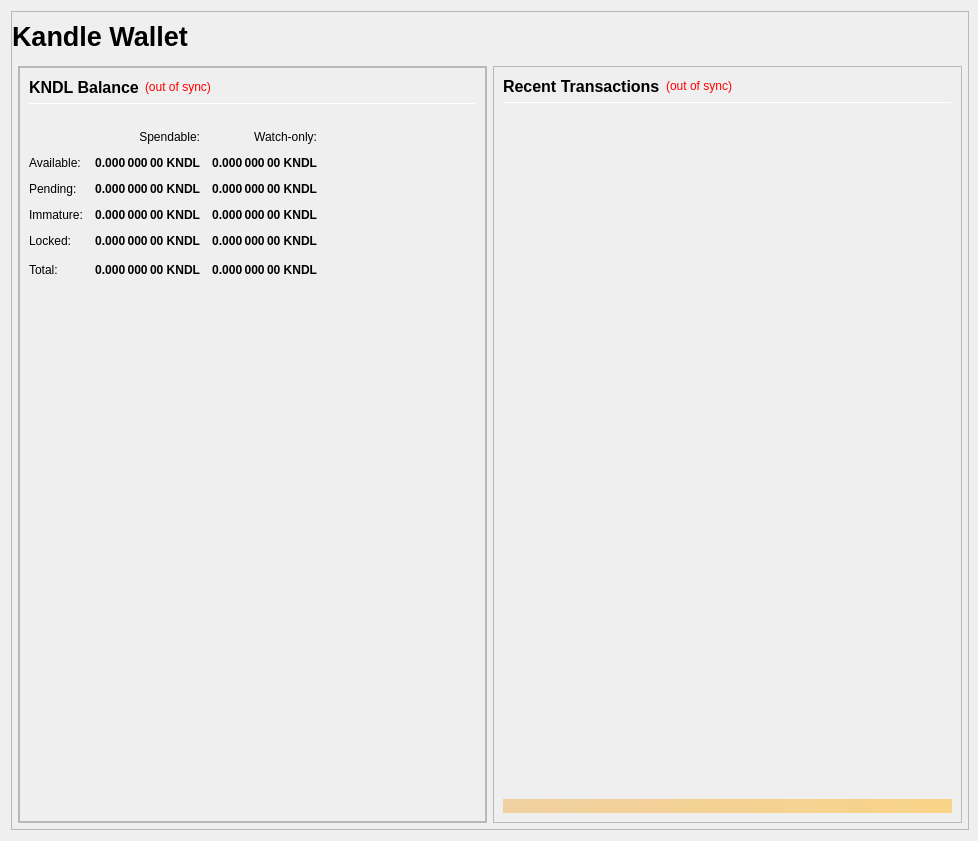
<?xml version="1.0" encoding="UTF-8"?>
<ui version="4.0">
 <class>OverviewPage</class>
 <widget class="QWidget" name="OverviewPage">
  <property name="geometry">
   <rect>
    <x>0</x>
    <y>0</y>
    <width>978</width>
    <height>841</height>
   </rect>
  </property>
  <property name="minimumSize">
   <size>
    <width>960</width>
    <height>682</height>
   </size>
  </property>
  <property name="windowTitle">
   <string>Form</string>
  </property>
  <layout class="QVBoxLayout" name="topLayout" stretch="1">
   <property name="rightMargin">
    <number>9</number>
   </property>
   <item>
    <widget class="QFrame" name="frame_BG">
     <property name="minimumSize">
      <size>
       <width>850</width>
       <height>610</height>
      </size>
     </property>
     <property name="maximumSize">
      <size>
       <width>16777215</width>
       <height>16777215</height>
      </size>
     </property>
     <property name="frameShape">
      <enum>QFrame::StyledPanel</enum>
     </property>
     <property name="frameShadow">
      <enum>QFrame::Raised</enum>
     </property>
     <layout class="QVBoxLayout" name="verticalLayout_3" stretch="0,1">
      <property name="leftMargin">
       <number>0</number>
      </property>
      <property name="topMargin">
       <number>0</number>
      </property>
      <property name="rightMargin">
       <number>0</number>
      </property>
      <property name="bottomMargin">
       <number>6</number>
      </property>
      <item>
       <widget class="QFrame" name="frame_Header">
        <layout class="QVBoxLayout" name="verticalLayout_Header" stretch="0">
         <property name="leftMargin">
          <number>0</number>
         </property>
         <property name="topMargin">
          <number>0</number>
         </property>
         <property name="rightMargin">
          <number>0</number>
         </property>
         <property name="bottomMargin">
          <number>0</number>
         </property>
         <item>
          <layout class="QHBoxLayout" name="horizontalLayout_Header" stretch="0">
           <property name="spacing">
            <number>6</number>
           </property>
           <item>
            <widget class="QLabel" name="labelOverviewHeaderLeft">
             <property name="minimumSize">
              <size>
               <width>852</width>
               <height>48</height>
              </size>
             </property>
             <property name="maximumSize">
              <size>
               <width>16777215</width>
               <height>48</height>
              </size>
             </property>
             <property name="font">
              <font>
               <pointsize>20</pointsize>
               <weight>75</weight>
               <bold>true</bold>
              </font>
             </property>
             <property name="text">
              <string>Kandle Wallet</string>
             </property>
             <property name="alignment">
              <set>Qt::AlignLeading|Qt::AlignLeft|Qt::AlignVCenter</set>
             </property>
             <property name="margin">
              <number>5</number>
             </property>
            </widget>
           </item>
          </layout>
         </item>
        </layout>
       </widget>
      </item>
      <item>
       <layout class="QVBoxLayout" name="verticalLayout_Master" stretch="1">
        <property name="leftMargin">
         <number>0</number>
        </property>
        <property name="topMargin">
         <number>0</number>
        </property>
        <property name="rightMargin">
         <number>0</number>
        </property>
        <property name="bottomMargin">
         <number>0</number>
        </property>
        <item>
         <widget class="QFrame" name="frame_Content">
          <layout class="QVBoxLayout" name="verticalLayout_Content">
           <property name="leftMargin">
            <number>6</number>
           </property>
           <property name="topMargin">
            <number>0</number>
           </property>
           <property name="rightMargin">
            <number>6</number>
           </property>
           <property name="bottomMargin">
            <number>0</number>
           </property>
           <item>
            <layout class="QHBoxLayout" name="horizontalLayout_Content" stretch="1,1">
             <property name="spacing">
              <number>6</number>
             </property>
             <item>
              <layout class="QVBoxLayout" name="verticalLayout_left" stretch="1">
               <item>
                <widget class="QFrame" name="frameObfuscation">
                 <property name="minimumSize">
                  <size>
                   <width>0</width>
                   <height>0</height>
                  </size>
                 </property>
                 <property name="frameShape">
                  <enum>QFrame::StyledPanel</enum>
                 </property>
                 <property name="frameShadow">
                  <enum>QFrame::Raised</enum>
                 </property>
                 <layout class="QVBoxLayout" name="verticalLayout" stretch="0">
                  <property name="leftMargin">
                   <number>0</number>
                  </property>
                  <property name="topMargin">
                   <number>0</number>
                  </property>
                  <property name="rightMargin">
                   <number>0</number>
                  </property>
                  <property name="bottomMargin">
                   <number>0</number>
                  </property>
                  <item>
                   <widget class="QFrame" name="frame_Balances">
                    <property name="frameShape">
                     <enum>QFrame::StyledPanel</enum>
                    </property>
                    <property name="frameShadow">
                     <enum>QFrame::Raised</enum>
                    </property>
                    <layout class="QVBoxLayout" name="verticalLayout_4">
                     <item>
                      <layout class="QHBoxLayout" name="horizontalLayout_4">
                       <item>
                        <widget class="QLabel" name="label_5">
                         <property name="minimumSize">
                          <size>
                           <width>0</width>
                           <height>20</height>
                          </size>
                         </property>
                         <property name="font">
                          <font>
                           <pointsize>12</pointsize>
                           <weight>75</weight>
                           <bold>true</bold>
                          </font>
                         </property>
                         <property name="text">
                          <string>KNDL Balance</string>
                         </property>
                        </widget>
                       </item>
                       <item>
                        <widget class="QLabel" name="labelWalletStatus">
                         <property name="cursor">
                          <cursorShape>WhatsThisCursor</cursorShape>
                         </property>
                         <property name="toolTip">
                          <string>The displayed information may be out of date. Your wallet automatically synchronizes with the Kandle network after a connection is established, but this process has not completed yet.</string>
                         </property>
                         <property name="styleSheet">
                          <string notr="true">QLabel { color: red; }</string>
                         </property>
                         <property name="text">
                          <string notr="true">(out of sync)</string>
                         </property>
                         <property name="alignment">
                          <set>Qt::AlignLeading|Qt::AlignLeft|Qt::AlignVCenter</set>
                         </property>
                        </widget>
                       </item>
                       <item>
                        <spacer name="horizontalSpacer_3">
                         <property name="orientation">
                          <enum>Qt::Horizontal</enum>
                         </property>
                         <property name="sizeHint" stdset="0">
                          <size>
                           <width>40</width>
                           <height>20</height>
                          </size>
                         </property>
                        </spacer>
                       </item>
                      </layout>
                     </item>
                     <item>
                      <widget class="Line" name="line_Balance">
                       <property name="minimumSize">
                        <size>
                         <width>0</width>
                         <height>1</height>
                        </size>
                       </property>
                       <property name="maximumSize">
                        <size>
                         <width>16777215</width>
                         <height>1</height>
                        </size>
                       </property>
                       <property name="orientation">
                        <enum>Qt::Horizontal</enum>
                       </property>
                      </widget>
                     </item>
                     <item>
                      <spacer name="verticalSpacer">
                       <property name="orientation">
                        <enum>Qt::Vertical</enum>
                       </property>
                       <property name="sizeType">
                        <enum>QSizePolicy::Fixed</enum>
                       </property>
                       <property name="sizeHint" stdset="0">
                        <size>
                         <width>20</width>
                         <height>20</height>
                        </size>
                       </property>
                      </spacer>
                     </item>
                     <item>
                      <layout class="QGridLayout" name="gridLayout">
                       <property name="spacing">
                        <number>12</number>
                       </property>
                       <item row="0" column="1">
                        <widget class="QLabel" name="labelSpendable">
                         <property name="text">
                          <string>Spendable:</string>
                         </property>
                         <property name="alignment">
                          <set>Qt::AlignRight|Qt::AlignTrailing|Qt::AlignVCenter</set>
                         </property>
                        </widget>
                       </item>
                       <item row="0" column="2">
                        <widget class="QLabel" name="labelWatchonly">
                         <property name="text">
                          <string>Watch-only:</string>
                         </property>
                         <property name="alignment">
                          <set>Qt::AlignRight|Qt::AlignTrailing|Qt::AlignVCenter</set>
                         </property>
                        </widget>
                       </item>
                       <item row="1" column="0">
                        <widget class="QLabel" name="labelBalanceText">
                         <property name="text">
                          <string>Available:</string>
                         </property>
                        </widget>
                       </item>
                       <item row="1" column="1">
                        <widget class="QLabel" name="labelBalance">
                         <property name="font">
                          <font>
                           <weight>75</weight>
                           <bold>true</bold>
                          </font>
                         </property>
                         <property name="cursor">
                          <cursorShape>IBeamCursor</cursorShape>
                         </property>
                         <property name="toolTip">
                          <string>Your current spendable balance</string>
                         </property>
                         <property name="text">
                          <string notr="true">0.000 000 00 KNDL</string>
                         </property>
                         <property name="alignment">
                          <set>Qt::AlignRight|Qt::AlignTrailing|Qt::AlignVCenter</set>
                         </property>
                         <property name="textInteractionFlags">
                          <set>Qt::LinksAccessibleByMouse|Qt::TextSelectableByKeyboard|Qt::TextSelectableByMouse</set>
                         </property>
                        </widget>
                       </item>
                       <item row="1" column="2">
                        <widget class="QLabel" name="labelWatchAvailable">
                         <property name="font">
                          <font>
                           <weight>75</weight>
                           <bold>true</bold>
                          </font>
                         </property>
                         <property name="cursor">
                          <cursorShape>IBeamCursor</cursorShape>
                         </property>
                         <property name="toolTip">
                          <string>Your current balance in watch-only addresses</string>
                         </property>
                         <property name="text">
                          <string notr="true">0.000 000 00 KNDL</string>
                         </property>
                         <property name="alignment">
                          <set>Qt::AlignRight|Qt::AlignTrailing|Qt::AlignVCenter</set>
                         </property>
                         <property name="textInteractionFlags">
                          <set>Qt::LinksAccessibleByMouse|Qt::TextSelectableByKeyboard|Qt::TextSelectableByMouse</set>
                         </property>
                        </widget>
                       </item>
                       <item row="2" column="0">
                        <widget class="QLabel" name="labelPendingText">
                         <property name="text">
                          <string>Pending:</string>
                         </property>
                        </widget>
                       </item>
                       <item row="2" column="1">
                        <widget class="QLabel" name="labelUnconfirmed">
                         <property name="font">
                          <font>
                           <weight>75</weight>
                           <bold>true</bold>
                          </font>
                         </property>
                         <property name="cursor">
                          <cursorShape>IBeamCursor</cursorShape>
                         </property>
                         <property name="toolTip">
                          <string>Total of transactions that have yet to be confirmed, and do not yet count toward the spendable balance</string>
                         </property>
                         <property name="text">
                          <string notr="true">0.000 000 00 KNDL</string>
                         </property>
                         <property name="alignment">
                          <set>Qt::AlignRight|Qt::AlignTrailing|Qt::AlignVCenter</set>
                         </property>
                         <property name="textInteractionFlags">
                          <set>Qt::LinksAccessibleByMouse|Qt::TextSelectableByKeyboard|Qt::TextSelectableByMouse</set>
                         </property>
                        </widget>
                       </item>
                       <item row="2" column="2">
                        <widget class="QLabel" name="labelWatchPending">
                         <property name="font">
                          <font>
                           <weight>75</weight>
                           <bold>true</bold>
                          </font>
                         </property>
                         <property name="cursor">
                          <cursorShape>IBeamCursor</cursorShape>
                         </property>
                         <property name="toolTip">
                          <string>Unconfirmed transactions to watch-only addresses</string>
                         </property>
                         <property name="text">
                          <string notr="true">0.000 000 00 KNDL</string>
                         </property>
                         <property name="alignment">
                          <set>Qt::AlignRight|Qt::AlignTrailing|Qt::AlignVCenter</set>
                         </property>
                         <property name="textInteractionFlags">
                          <set>Qt::LinksAccessibleByMouse|Qt::TextSelectableByKeyboard|Qt::TextSelectableByMouse</set>
                         </property>
                        </widget>
                       </item>
                       <item row="3" column="0">
                        <widget class="QLabel" name="labelImmatureText">
                         <property name="text">
                          <string>Immature:</string>
                         </property>
                        </widget>
                       </item>
                       <item row="3" column="1">
                        <widget class="QLabel" name="labelImmature">
                         <property name="font">
                          <font>
                           <weight>75</weight>
                           <bold>true</bold>
                          </font>
                         </property>
                         <property name="cursor">
                          <cursorShape>IBeamCursor</cursorShape>
                         </property>
                         <property name="toolTip">
                          <string>Staked or masternode rewards that has not yet matured</string>
                         </property>
                         <property name="text">
                          <string notr="true">0.000 000 00 KNDL</string>
                         </property>
                         <property name="alignment">
                          <set>Qt::AlignRight|Qt::AlignTrailing|Qt::AlignVCenter</set>
                         </property>
                         <property name="textInteractionFlags">
                          <set>Qt::LinksAccessibleByMouse|Qt::TextSelectableByKeyboard|Qt::TextSelectableByMouse</set>
                         </property>
                        </widget>
                       </item>
                       <item row="3" column="2">
                        <widget class="QLabel" name="labelWatchImmature">
                         <property name="font">
                          <font>
                           <weight>75</weight>
                           <bold>true</bold>
                          </font>
                         </property>
                         <property name="cursor">
                          <cursorShape>IBeamCursor</cursorShape>
                         </property>
                         <property name="toolTip">
                          <string>Staked or masternode rewards in watch-only addresses that has not yet matured</string>
                         </property>
                         <property name="text">
                          <string notr="true">0.000 000 00 KNDL</string>
                         </property>
                         <property name="alignment">
                          <set>Qt::AlignRight|Qt::AlignTrailing|Qt::AlignVCenter</set>
                         </property>
                         <property name="textInteractionFlags">
                          <set>Qt::LinksAccessibleByMouse|Qt::TextSelectableByKeyboard|Qt::TextSelectableByMouse</set>
                         </property>
                        </widget>
                       </item>
                       <item row="4" column="0">
                        <widget class="QLabel" name="labelLockedBalanceText">
                         <property name="toolTip">
                          <string>Locked KNDL or Masternode collaterals. These are excluded from staking.</string>
                         </property>
                         <property name="text">
                          <string>Locked:</string>
                         </property>
                        </widget>
                       </item>
                       <item row="4" column="1">
                        <widget class="QLabel" name="labelLockedBalance">
                         <property name="font">
                          <font>
                           <weight>75</weight>
                           <bold>true</bold>
                          </font>
                         </property>
                         <property name="cursor">
                          <cursorShape>IBeamCursor</cursorShape>
                         </property>
                         <property name="toolTip">
                          <string>Locked KNDL or Masternode collaterals. These are excluded from staking.</string>
                         </property>
                         <property name="text">
                          <string notr="true">0.000 000 00 KNDL</string>
                         </property>
                         <property name="alignment">
                          <set>Qt::AlignRight|Qt::AlignTrailing|Qt::AlignVCenter</set>
                         </property>
                         <property name="textInteractionFlags">
                          <set>Qt::LinksAccessibleByMouse|Qt::TextSelectableByKeyboard|Qt::TextSelectableByMouse</set>
                         </property>
                        </widget>
                       </item>
                       <item row="4" column="2">
                        <widget class="QLabel" name="labelWatchLocked">
                         <property name="font">
                          <font>
                           <weight>75</weight>
                           <bold>true</bold>
                          </font>
                         </property>
                         <property name="cursor">
                          <cursorShape>IBeamCursor</cursorShape>
                         </property>
                         <property name="toolTip">
                          <string>Current locked balance in watch-only addresses</string>
                         </property>
                         <property name="text">
                          <string notr="true">0.000 000 00 KNDL</string>
                         </property>
                         <property name="alignment">
                          <set>Qt::AlignRight|Qt::AlignTrailing|Qt::AlignVCenter</set>
                         </property>
                         <property name="textInteractionFlags">
                          <set>Qt::LinksAccessibleByMouse|Qt::TextSelectableByKeyboard|Qt::TextSelectableByMouse</set>
                         </property>
                        </widget>
                       </item>
                       <item row="5" column="0">
                        <widget class="QLabel" name="labelTotalText">
                         <property name="toolTip">
                          <string>Your current Kandle balance, unconfirmed and immature transactions included</string>
                         </property>
                         <property name="text">
                          <string>Total:</string>
                         </property>
                        </widget>
                       </item>
                       <item row="5" column="1">
                        <widget class="QLabel" name="labelTotal">
                         <property name="font">
                          <font>
                           <weight>75</weight>
                           <bold>true</bold>
                          </font>
                         </property>
                         <property name="cursor">
                          <cursorShape>IBeamCursor</cursorShape>
                         </property>
                         <property name="toolTip">
                          <string>Your current Kandle balance, unconfirmed and immature transactions included</string>
                         </property>
                         <property name="text">
                          <string notr="true">0.000 000 00 KNDL</string>
                         </property>
                         <property name="alignment">
                          <set>Qt::AlignRight|Qt::AlignTrailing|Qt::AlignVCenter</set>
                         </property>
                         <property name="textInteractionFlags">
                          <set>Qt::LinksAccessibleByMouse|Qt::TextSelectableByKeyboard|Qt::TextSelectableByMouse</set>
                         </property>
                        </widget>
                       </item>
                       <item row="5" column="2">
                        <widget class="QLabel" name="labelWatchTotal">
                         <property name="font">
                          <font>
                           <weight>75</weight>
                           <bold>true</bold>
                          </font>
                         </property>
                         <property name="cursor">
                          <cursorShape>IBeamCursor</cursorShape>
                         </property>
                         <property name="toolTip">
                          <string>Current total balance in watch-only addresses</string>
                         </property>
                         <property name="text">
                          <string notr="true">0.000 000 00 KNDL</string>
                         </property>
                         <property name="alignment">
                          <set>Qt::AlignRight|Qt::AlignTrailing|Qt::AlignVCenter</set>
                         </property>
                         <property name="textInteractionFlags">
                          <set>Qt::LinksAccessibleByMouse|Qt::TextSelectableByKeyboard|Qt::TextSelectableByMouse</set>
                         </property>
                        </widget>
                       </item>
                       <item row="5" column="3">
                        <spacer name="horizontalSpacer_9">
                         <property name="orientation">
                          <enum>Qt::Horizontal</enum>
                         </property>
                         <property name="sizeHint" stdset="0">
                          <size>
                           <width>40</width>
                           <height>20</height>
                          </size>
                         </property>
                        </spacer>
                       </item>
                      </layout>
                     </item>
                     <item>
                      <spacer name="verticalSpacer_3">
                       <property name="orientation">
                        <enum>Qt::Vertical</enum>
                       </property>
                       <property name="sizeHint" stdset="0">
                        <size>
                         <width>20</width>
                         <height>40</height>
                        </size>
                       </property>
                      </spacer>
                     </item>
                    </layout>
                   </widget>
                  </item>
                 </layout>
                </widget>
               </item>
              </layout>
             </item>
             <item>
              <layout class="QVBoxLayout" name="verticalLayout_right" stretch="1">
               <item>
                <widget class="QFrame" name="frame_RecentTransactions">
                 <property name="minimumSize">
                  <size>
                   <width>0</width>
                   <height>0</height>
                  </size>
                 </property>
                 <property name="frameShape">
                  <enum>QFrame::StyledPanel</enum>
                 </property>
                 <property name="frameShadow">
                  <enum>QFrame::Raised</enum>
                 </property>
                 <layout class="QVBoxLayout" name="verticalLayout_1" stretch="0,0,0,0,0">
                  <item>
                   <layout class="QHBoxLayout" name="horizontalLayout_2">
                    <item>
                     <widget class="QLabel" name="label_4">
                      <property name="minimumSize">
                       <size>
                        <width>0</width>
                        <height>20</height>
                       </size>
                      </property>
                      <property name="font">
                       <font>
                        <pointsize>12</pointsize>
                        <weight>75</weight>
                        <bold>true</bold>
                       </font>
                      </property>
                      <property name="text">
                       <string>Recent Transactions</string>
                      </property>
                     </widget>
                    </item>
                    <item>
                     <widget class="QLabel" name="labelTransactionsStatus">
                      <property name="cursor">
                       <cursorShape>WhatsThisCursor</cursorShape>
                      </property>
                      <property name="toolTip">
                       <string>The displayed information may be out of date. Your wallet automatically synchronizes with the Kandle network after a connection is established, but this process has not completed yet.</string>
                      </property>
                      <property name="styleSheet">
                       <string notr="true">QLabel { color: red; }</string>
                      </property>
                      <property name="text">
                       <string notr="true">(out of sync)</string>
                      </property>
                      <property name="alignment">
                       <set>Qt::AlignRight|Qt::AlignTrailing|Qt::AlignVCenter</set>
                      </property>
                     </widget>
                    </item>
                    <item>
                     <spacer name="horizontalSpacer">
                      <property name="orientation">
                       <enum>Qt::Horizontal</enum>
                      </property>
                      <property name="sizeHint" stdset="0">
                       <size>
                        <width>40</width>
                        <height>20</height>
                       </size>
                      </property>
                     </spacer>
                    </item>
                   </layout>
                  </item>
                  <item>
                   <widget class="Line" name="line">
                    <property name="minimumSize">
                     <size>
                      <width>0</width>
                      <height>1</height>
                     </size>
                    </property>
                    <property name="maximumSize">
                     <size>
                      <width>16777215</width>
                      <height>1</height>
                     </size>
                    </property>
                    <property name="orientation">
                     <enum>Qt::Horizontal</enum>
                    </property>
                   </widget>
                  </item>
                  <item>
                   <widget class="QListView" name="listTransactions">
                    <property name="minimumSize">
                     <size>
                      <width>0</width>
                      <height>0</height>
                     </size>
                    </property>
                    <property name="styleSheet">
                     <string notr="true">QListView { background: transparent; }</string>
                    </property>
                    <property name="frameShape">
                     <enum>QFrame::NoFrame</enum>
                    </property>
                    <property name="verticalScrollBarPolicy">
                     <enum>Qt::ScrollBarAlwaysOff</enum>
                    </property>
                    <property name="horizontalScrollBarPolicy">
                     <enum>Qt::ScrollBarAlwaysOff</enum>
                    </property>
                    <property name="selectionMode">
                     <enum>QAbstractItemView::NoSelection</enum>
                    </property>
                   </widget>
                  </item>
                  <item>
                   <spacer name="verticalSpacer_2">
                    <property name="orientation">
                     <enum>Qt::Vertical</enum>
                    </property>
                    <property name="sizeType">
                     <enum>QSizePolicy::Expanding</enum>
                    </property>
                    <property name="sizeHint" stdset="0">
                     <size>
                      <width>20</width>
                      <height>40</height>
                     </size>
                    </property>
                   </spacer>
                  </item>
                  <item>
                   <widget class="QLabel" name="labelAlerts">
                    <property name="maximumSize">
                     <size>
                      <width>16777215</width>
                      <height>16777215</height>
                     </size>
                    </property>
                    <property name="styleSheet">
                     <string notr="true">background-color: qlineargradient(x1: 0, y1: 0, x2: 1, y2: 0, stop:0 #F0D0A0, stop:1 #F8D488); color:#000000;</string>
                    </property>
                    <property name="text">
                     <string/>
                    </property>
                    <property name="wordWrap">
                     <bool>true</bool>
                    </property>
                    <property name="margin">
                     <number>3</number>
                    </property>
                   </widget>
                  </item>
                 </layout>
                </widget>
               </item>
              </layout>
             </item>
            </layout>
           </item>
          </layout>
         </widget>
        </item>
       </layout>
      </item>
     </layout>
    </widget>
   </item>
  </layout>
 </widget>
 <resources/>
 <connections/>
</ui>
